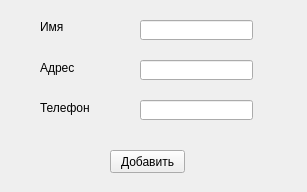
<?xml version="1.0" encoding="UTF-8"?>
<ui version="4.0">
 <class>AddKlientForm</class>
 <widget class="QWidget" name="AddKlientForm">
  <property name="geometry">
   <rect>
    <x>0</x>
    <y>0</y>
    <width>307</width>
    <height>192</height>
   </rect>
  </property>
  <property name="windowTitle">
   <string>Form</string>
  </property>
  <widget class="QLabel" name="label">
   <property name="geometry">
    <rect>
     <x>40</x>
     <y>20</y>
     <width>47</width>
     <height>13</height>
    </rect>
   </property>
   <property name="text">
    <string>Имя</string>
   </property>
  </widget>
  <widget class="QLabel" name="label_3">
   <property name="geometry">
    <rect>
     <x>40</x>
     <y>100</y>
     <width>71</width>
     <height>16</height>
    </rect>
   </property>
   <property name="text">
    <string>Телефон</string>
   </property>
  </widget>
  <widget class="QLineEdit" name="lineEdit_2">
   <property name="geometry">
    <rect>
     <x>140</x>
     <y>60</y>
     <width>113</width>
     <height>20</height>
    </rect>
   </property>
  </widget>
  <widget class="QLineEdit" name="lineEdit">
   <property name="geometry">
    <rect>
     <x>140</x>
     <y>20</y>
     <width>113</width>
     <height>20</height>
    </rect>
   </property>
  </widget>
  <widget class="QLineEdit" name="lineEdit_3">
   <property name="geometry">
    <rect>
     <x>140</x>
     <y>100</y>
     <width>113</width>
     <height>20</height>
    </rect>
   </property>
  </widget>
  <widget class="QPushButton" name="pushButton">
   <property name="geometry">
    <rect>
     <x>110</x>
     <y>150</y>
     <width>75</width>
     <height>23</height>
    </rect>
   </property>
   <property name="text">
    <string>Добавить</string>
   </property>
  </widget>
  <widget class="QLabel" name="label_2">
   <property name="geometry">
    <rect>
     <x>40</x>
     <y>60</y>
     <width>71</width>
     <height>16</height>
    </rect>
   </property>
   <property name="text">
    <string>Адрес</string>
   </property>
  </widget>
 </widget>
 <resources/>
 <connections/>
</ui>
